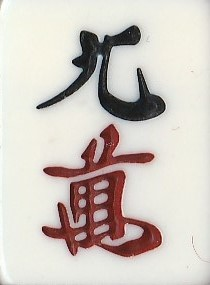
#> input picture research/object_detection/sample/8.jpg, 210 x 285 px, found by its file name
$ jupyter execute --allow-errors Untitled.ipynb   (older library calls are emulated)
#> lines starting #> are read from the running program, lines starting #| are printed output that depends on the picture; after the words box and inside, x2 and y2 are one past the last pixel; in counts of white or black regions, pixels touching at a corner belong together
[cell 1]
import cv2
import numpy as np
from matplotlib import pyplot as plt

[cell 2]
def show (img):
    img_r = cv2.cvtColor(img, cv2.COLOR_BGR2RGB) # BGR -> RGB順に
    plt.imshow(img_r)
    plt.show()

[cell 3]
img = cv2.imread('E:/test2/8.jpg')
#> img is the input picture: shape (285, 210, 3); mean B, G, R 192.7, 199.5, 207.1
show(img)

[cell 4]
img2 =cv2.cvtColor(img,cv2.COLOR_BGR2GRAY)
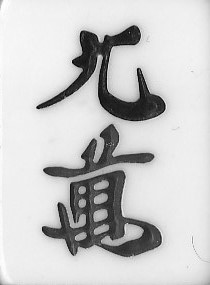
#> img2: shape (285, 210); min 0, max 255, mean 201

[cell 5]
_,img3 =cv2.threshold(img2, 200, 255, cv2.THRESH_TOZERO_INV );
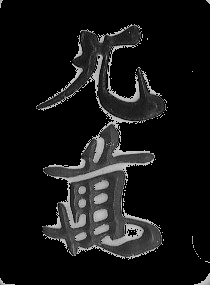
#> img3: shape (285, 210); min 0, max 200, mean 21.5
img3 = cv2.bitwise_not(img3)
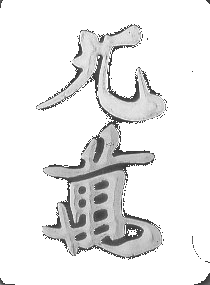
#> img3: shape (285, 210); min 55, max 255, mean 233.5
_,img4 =cv2.threshold(img3,0,255,cv2.THRESH_BINARY+cv2.THRESH_OTSU)
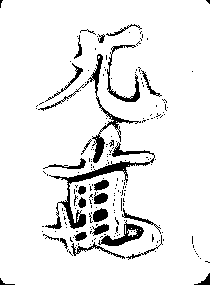
#> img4: shape (285, 210); 91.8% white; 202 black regions (175 under 20 px)

[cell 6]
cv2.imwrite("E:/test.jpg", img4)
#> Out = True

[cell 7]
_,contours,hierarchy = cv2.findContours(img4, cv2.RETR_LIST,cv2.CHAIN_APPROX_SIMPLE)
#> contours = 437 contours, 399 with area under 20; largest, box (x1, y1, x2, y2) and area: (0, 0, 210, 285) 59238, (50, 160, 151, 230) 1060, (100, 222, 145, 247) 502, (106, 53, 141, 103) 373, (100, 106, 140, 131) 242

[cell 8]
img_c = cv2.drawContours(img, contours, -1, (0,0,255), 3)
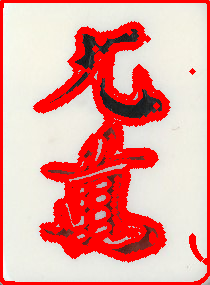
#> img_c: shape (285, 210, 3); mean B, G, R 153.9, 159.9, 232.7

[cell 9]
show(img_c)

[cell 10]
cv2.contourArea(contours[1])
#> Out = 2

[cell 11]
min_area = 15000
new_contours =[]
app_contours =[]
for contour in contours:
    if cv2.contourArea(contour)>min_area:
        epsilon = 0.01*cv2.arcLength(contour,True)
        approx = cv2.approxPolyDP(contour,epsilon,True)
        app_contours.append(approx)
        new_contours.append(contour)
#> this loop made 437 passes
#> (epsilon, approx) on pass 437: (9.77, [[3, 0], [3, 282], [203, 280], [209, 4]])
#> contour on passes 2, 3, 4, 5, 6, 8: [[127, 259], [128, 258], [129, 259], [128, 260]], [[199, 258], [200, 257], [201, 258], [200, 259]], [[197, 256], [198, 255], [199, 256], [198, 257]], [[71, 255], [72, 254], [73, 255], [72, 256]], [[196, 254], [197, 253], [198, 254], [197, 255]], [[70, 254], [71, 253], [72, 254], [71, 255]]
#> after the loop, app_contours = [[[3, 0], [3, 282], [203, 280], [209, 4]]]; new_contours = 1 contour; box (x1, y1, x2, y2) and area: (0, 0, 210, 285) 59238

[cell 12]
len(new_contours)
#> Out = 1

#> (a cell that did not finish here is left out)

[cell 14]
len(app_contours[0])
#> Out = 4

$ run again, with research/object_detection/sample/10.jpg copied over research/object_detection/sample/8.jpg
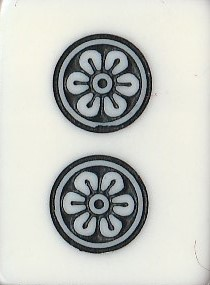
#> input picture research/object_detection/sample/10.jpg, 210 x 285 px, found by its file name
#> img is the input picture: shape (285, 210, 3); mean B, G, R 194.3, 200.1, 197.9
#> `_,img4 =cv2.threshold(img3,0,255,cv2.THRESH_BINARY+cv2.THRESH_OTSU)`:
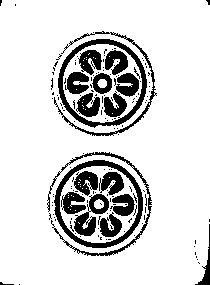
#> img4: shape (285, 210); 84.2% white; 154 black regions (136 under 20 px)
#> `cv2.imwrite("E:/test.jpg", img4)`: Out = True
#> contours = 337 contours, 302 with area under 20; largest, box (x1, y1, x2, y2) and area: (0, 0, 210, 285) 59114, (57, 38, 148, 129) 6283, (53, 159, 144, 249) 6246, (63, 44, 142, 123) 4778, (60, 166, 138, 243) 4692
#> `img_c = cv2.drawContours(img, contours, -1, (0,0,255), 3)`:
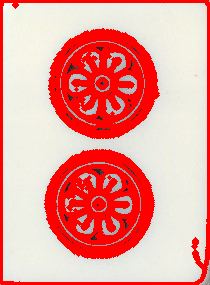
#> img_c: shape (285, 210, 3); mean B, G, R 151.8, 157.7, 237.8
#> `cv2.contourArea(contours[1])`: Out = 2
#> the loop `for contour in contours:` made 337 passes
#> epsilon on pass 337: 9.84
#> after the loop `for contour in contours:`: app_contours = 1 item; new_contours = 1 contour; box (x1, y1, x2, y2) and area: (0, 0, 210, 285) 59114
#> `len(new_contours)`: Out = 1
#> `len(app_contours[0])`: Out = 5
